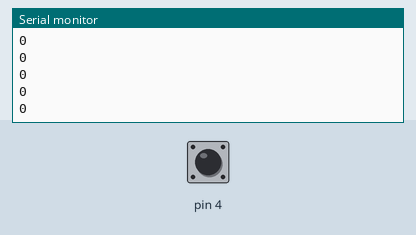
Recording of a sketch running on a simulated Arduino Uno, built with avr-gcc and run on an emulated ATmega328P. Parts: the last lines printed to the serial monitor. Inputs (shaded band) come from the test bench; at power-on: pin 4 HIGH.

Above: at 1.2 s.
1.3 s: pin 4 pulled LOW for 0.15 s
At 2.4 s:
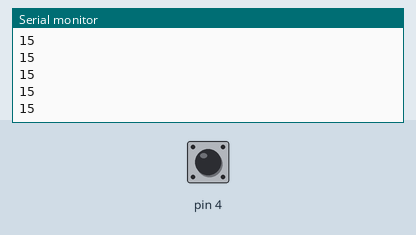
2.9 s: pin 4 pulled LOW for 1 s
At 3.6 s:
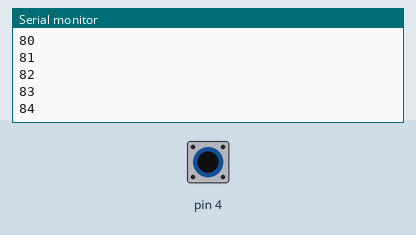
5.4 s: pin 4 pulled LOW for 0.15 s
Timing chart, 0 to 8.4 s (numbered marks = the images above; inputs shaded):
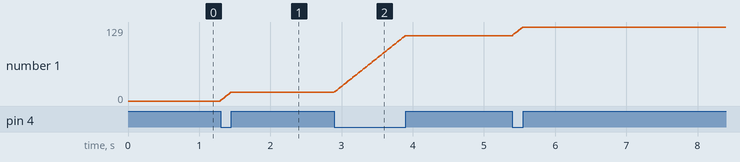

Measured:
- after the input at 1.3 s, the serial monitor: prints a new line at once (image 1)
- after the input at 2.9 s, the serial monitor: prints a new line at once (image 2)
- plotted number 1: 0 → 15 after the input at 1.3 s, 15 → 114 after the input at 2.9 s

The sketch:

11.4.ino
```cpp
int i, h;
void setup() {
  Serial.begin(9600);
  pinMode(4,INPUT_PULLUP);
  h=0;
}

void loop() {
  i=digitalRead(4);
  if(i==0) {
    h=h+1;
  }
  Serial.println(h);
  delay(10);
}
```
